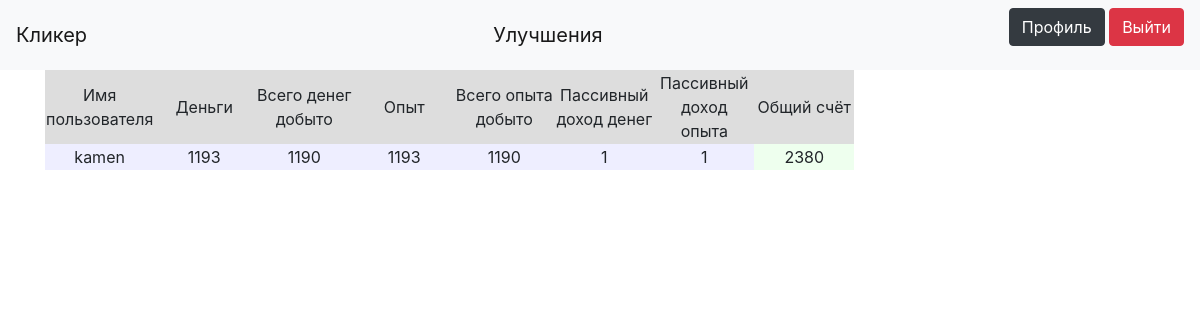
The page /profile/2 (signed in) on the database its author committed.
### models/users.py (models this page shows, shortened)
class User(database, UserMixin, SerializerMixin):
    __tablename__ = 'users'
    id = sqlalchemy.Column(sqlalchemy.Integer, primary_key=True, autoincrement=True)
    username = sqlalchemy.Column(sqlalchemy.String, nullable=True)
    email = sqlalchemy.Column(sqlalchemy.String, index=True, unique=True, nullable=True)
    hashed_password = sqlalchemy.Column(sqlalchemy.String, nullable=True)
    money = sqlalchemy.Column(sqlalchemy.Integer, default=0)
    experience = sqlalchemy.Column(sqlalchemy.Integer, default=0)
    money_total = sqlalchemy.Column(sqlalchemy.Integer, default=0)
    experience_total = sqlalchemy.Column(sqlalchemy.Integer, default=0)
    active_income_money = sqlalchemy.Column(sqlalchemy.Integer, nullable=True, default=1)
    active_income_exp = sqlalchemy.Column(sqlalchemy.Integer, nullable=True, default=1)
    passive_income_money = sqlalchemy.Column(sqlalchemy.Integer, nullable=True, default=0)
    passive_income_exp = sqlalchemy.Column(sqlalchemy.Integer, nullable=True, default=0)
    total = sqlalchemy.Column(sqlalchemy.Integer, default=0)
    last_time = sqlalchemy.Column(sqlalchemy.DateTime, default=datetime.datetime.now)
    upgrades = orm.relation("Upgrade",
                              secondary="association",
                              backref="users")

### clicker_blueprint.py (the view)
@clicker_blueprint.route('/profile/<user_id>')
def profile(user_id):
    if not current_user.is_authenticated:
        return redirect('/login')
    db_sess = create_session()
    user = db_sess.query(User).filter(User.id == user_id).first()
    do_passive_income(user_id)
    db_sess.commit()
    return render_template('profile.html', user=user, title='profile')

### __init__.py (called while the page is built)
def create_session() -> Session:
    global __factory
    return __factory()

### clicker_blueprint.py (called while the page is built)
def do_passive_income(user_id):
    db_sess = create_session()
    user = db_sess.query(User).filter(User.id == user_id).first()
    seconds = (dt.datetime.now() - user.last_time).seconds
    user.money += user.passive_income_money * int(seconds)
    user.money_total += user.passive_income_money * int(seconds)
    user.experience += user.passive_income_exp * int(seconds)
    user.experience_total += user.passive_income_exp * int(seconds)
    user.total = user.experience_total + user.money_total
    user.last_time = dt.datetime.now()
    db_sess.commit()

### templates/profile.html (shortened to what this page needs)
{% extends "base.html" %}
{% block content %}
  <div class="table_container">
    <table class="my_table" align="left">
      <tr class="my_row">
        <td class="title" width="100px" bgcolor="#dddddd" align="center">Имя пользователя</td>
        <td class="title" width="100px" bgcolor="#dddddd" align="center">Деньги</td>
        <td class="title" width="100px" bgcolor="#dddddd" align="center">Всего денег добыто</td>
        <td class="title" width="100px" bgcolor="#dddddd" align="center">Опыт</td>
        <td class="title" width="100px" bgcolor="#dddddd" align="center">Всего опыта добыто</td>
        <td class="title" width="100px" bgcolor="#dddddd" align="center">Пассивный доход денег</td>
        <td class="title" width="100px" bgcolor="#dddddd" align="center">Пассивный доход опыта</td>
        <td class="title" width="100px" bgcolor="#dddddd" align="center">Общий счёт</td>
      </tr>
      <tr class="my_row">
        <td class="ordinary" bgcolor="#eeeeff" align="center">{{ user.username }}</td>
        <td class="ordinary" bgcolor="#eeeeff" align="center">{{ user.money }}</td>
        <td class="ordinary" bgcolor="#eeeeff" align="center">{{ user.money_total }}</td>
        <td class="ordinary" bgcolor="#eeeeff" align="center">{{ user.experience }}</td>
        <td class="ordinary" bgcolor="#eeeeff" align="center">{{ user.experience_total }}</td>
        <td class="ordinary" bgcolor="#eeeeff" align="center">{{ user.passive_income_money }}</td>
        <td class="ordinary" bgcolor="#eeeeff" align="center">{{ user.passive_income_exp }}</td>
        <td class="ordinary" bgcolor="#eeffee" align="center">{{ user.total }}</td>
      </tr>
    </table>
  </div>
  <br>
{% endblock %}

### rows shown on the page
User: username "kamen", money "1193", money_total "1190", experience "1193", experience_total "1190", passive_income_money "1", passive_income_exp "1", total "2380"
